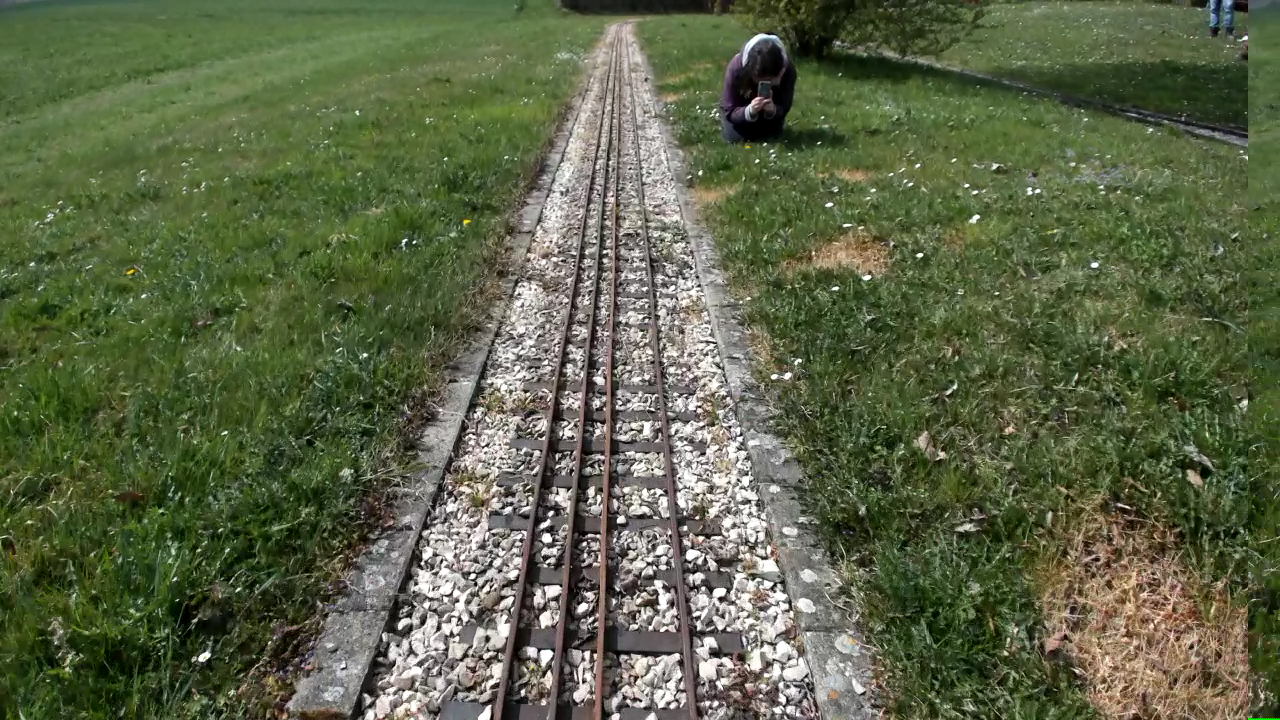
%> input picture DriversDeskView7.png, 1280 x 720 px
$ octave TrackDetection.m   (GNU Octave 9; MATLAB toolbox functions it lacks are replaced by stand-ins)
%> lines starting %> are read from the running program, lines starting %| are printed output that depends on the picture; in (x1, y1, x2, y2) boxes, pixels count from 0 and x2, y2 are one past the last pixel; in counts of white or black regions, pixels touching at a corner belong together; the program's own positions count from 1
clear all
close all
clc

filename = 'DriversDeskView7.png';
In = imread(filename);
%> In is the input picture: size 720x1280x3 uint8; mean R, G, B 91.3, 100, 70.5

tic
I = rgb2gray(In);
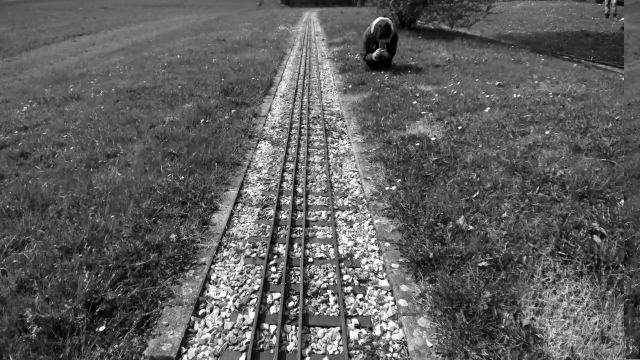
%> I: size 720x1280 uint8 (shown at 1/2 size); min 0, max 255, mean 94
I = (I(1:end,1:1200));
%> I: size 720x1200 uint8
Io = I;
I = imgaussfilt(I,5);
I(find(I > 150)) = 0;
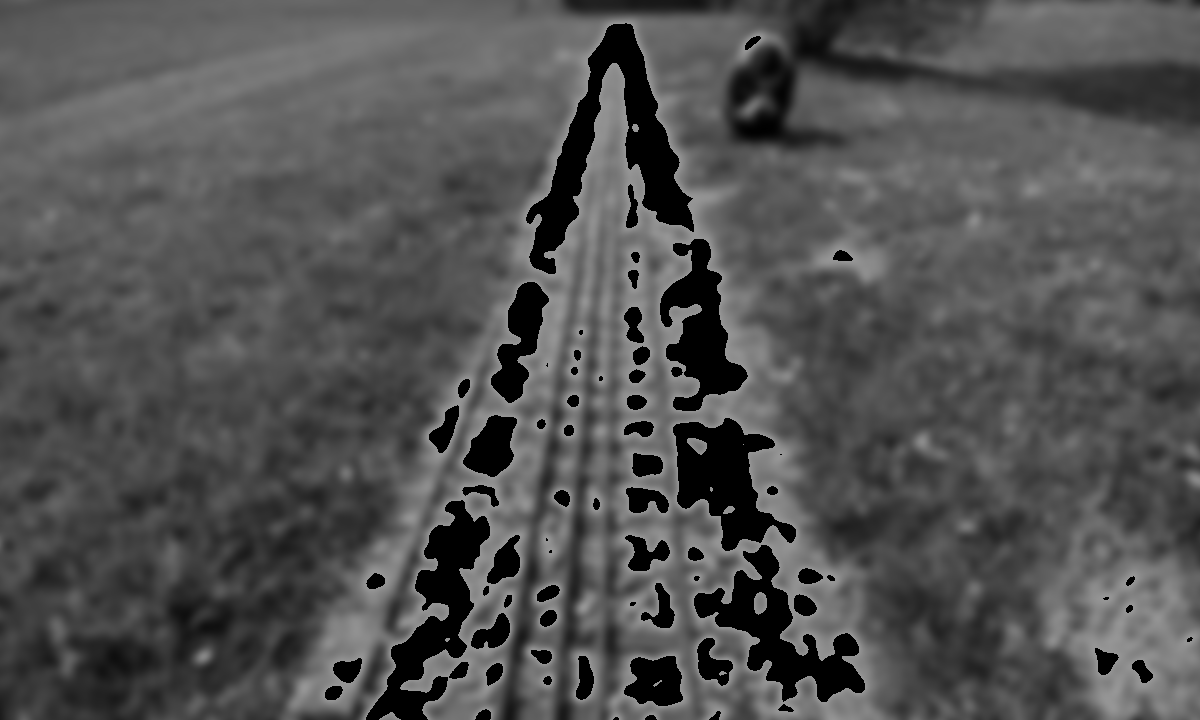
%> I: size 720x1200 uint8; min 0, max 150, mean 81.5
I = 255-I;
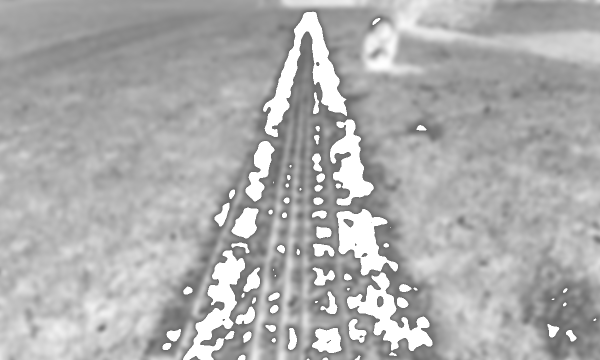
%> I: size 720x1200 uint8 (shown at 1/2 size); min 105, max 255, mean 173.5

E = edge(I, 'canny');
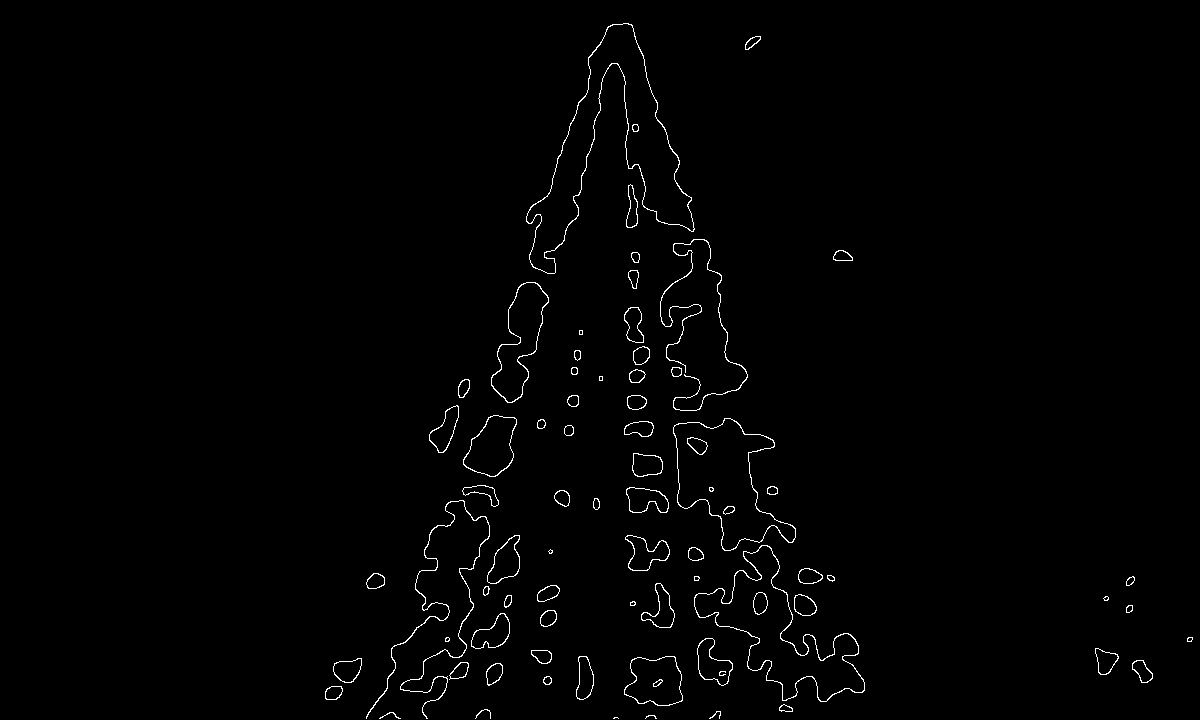
%> E: size 720x1200 logical; 1.1% white in thin lines or dots, all inside (x1, y1, x2, y2) = (325, 23, 1193, 719)

[H,T,R] = hough(E, 'Theta', -10:0.5:10);
%> T = 41 values from -10 to 10; R = 2799 values from -1399 to 1399

P  = houghpeaks(H,2,'threshold',ceil(0.2*max(H(:))), 'NHoodSize', 41*[1, 1]);
%> P = [2019 16; 2052 15]
x = T(P(:,2)); y = R(P(:,1));
%> after `x = T(P(:,2))`: x = [-2.5 -3]
%> after `y = R(P(:,1))`: y = [619 652]
lines = houghlines(I,T,R,P,'FillGap',5,'MinLength',7);
%> lines = 2 lines; point1 to point2 (x, y): (654, 1) to (692, 720), (621, 1) to (652, 720)
toc

figure
subplot(221)
imshow(I)
subplot(222)
imagesc(E)
subplot(223)
imagesc(T, R, H)
hold on
plot(x,y,'s','color','red');
subplot(224)
imshow(In), hold on
max_len = 0;
XY = [];
for k = 1:length(lines)
   xy = [lines(k).point1; lines(k).point2];
   plot(xy(:,1),xy(:,2),'LineWidth',5,'Color','blue');
    XY = [XY; xy];

   % Determine the endpoints of the longest line segment
   len = norm(lines(k).point1 - lines(k).point2);
   if ( len > max_len)
      max_len = len;
      xy_long = xy;
   end
end
%> this loop made 2 passes
%> (len, max_len, xy_long) on pass 1: (719.7, 719.7, [621 1; 652 720])
XYsave = XY;
%> XYsave = [621 1; 652 720; 654 1; 692 720]
XY = sortrows(XY);
XY(2,1) = XY(1,1) + (XY(2,1) - XY(1,1))*2/3;
XY(2,2) = XY(1,2)*1/3;
XY(3,1) = XY(4,1) + (XY(3,1) - XY(4,1))*2/3;
XY(3,2) = XY(4,2)*1/3;
% Plot beginnings and ends of lines
%plot(xy(1,1),xy(1,2),'x','LineWidth',2,'Color','yellow');
%plot(xy(2,1),xy(2,2),'x','LineWidth',2,'Color','red');
f = fill(XY(:,1), XY(:,2), 'r');
alpha(f, 0.75)
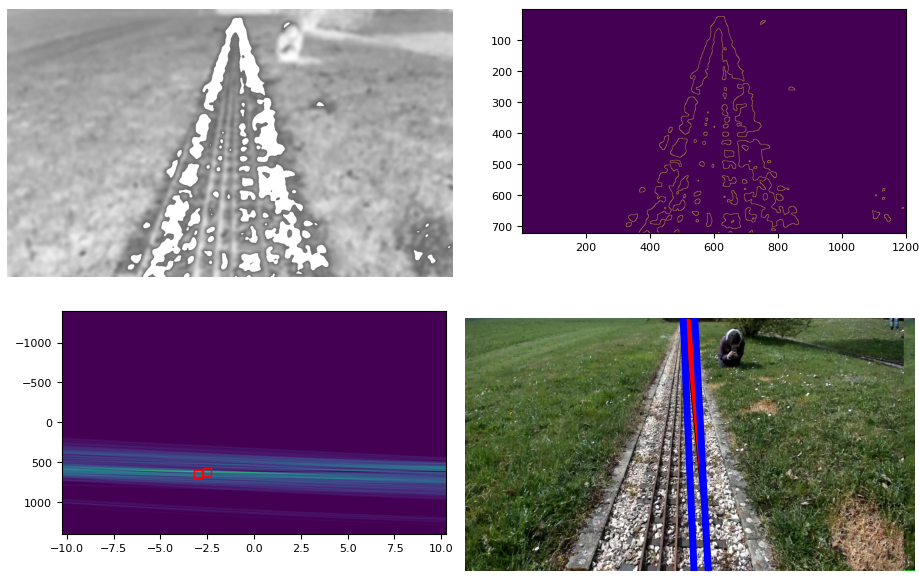
%> figure redrawn from the program's plot data, 4 panels
%Find people
%> (the run ends here)

$ run again, with DriversDeskView2.png copied over DriversDeskView7.png
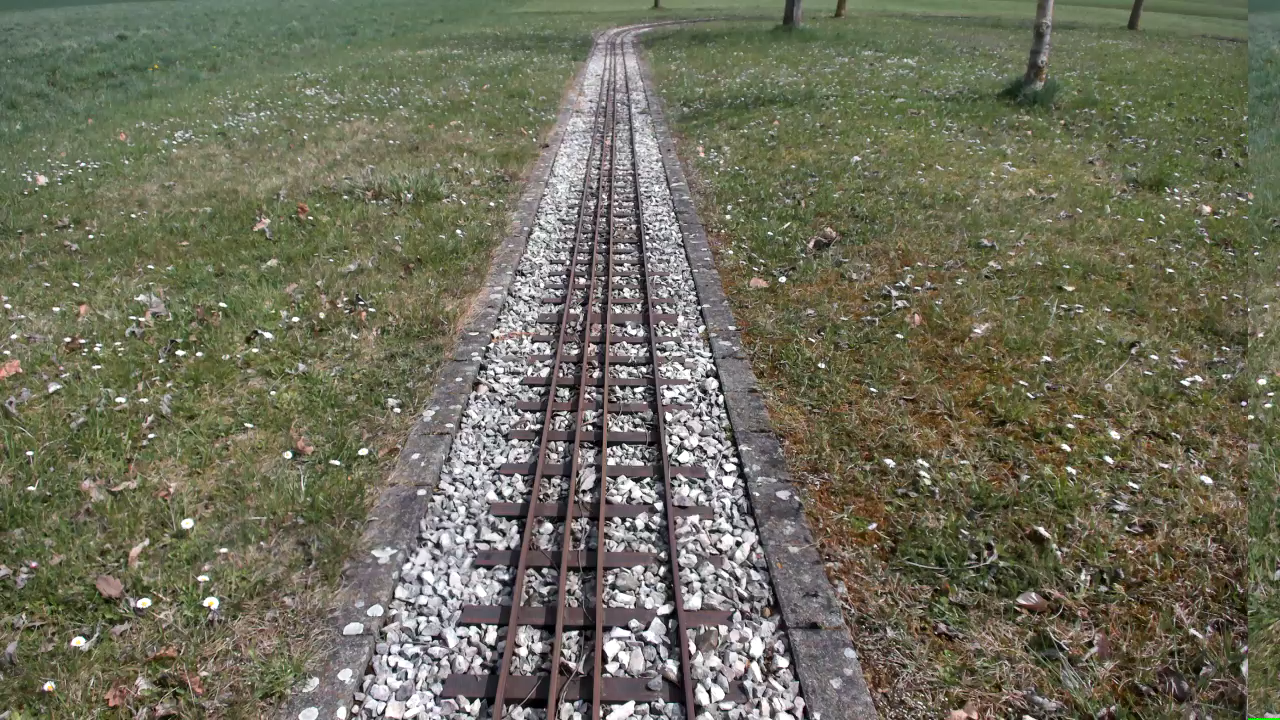
%> input picture DriversDeskView2.png, 1280 x 720 px
%> In is the input picture: size 720x1280x3 uint8; mean R, G, B 109.6, 109, 90.3
%> `E = edge(I, 'canny');`:
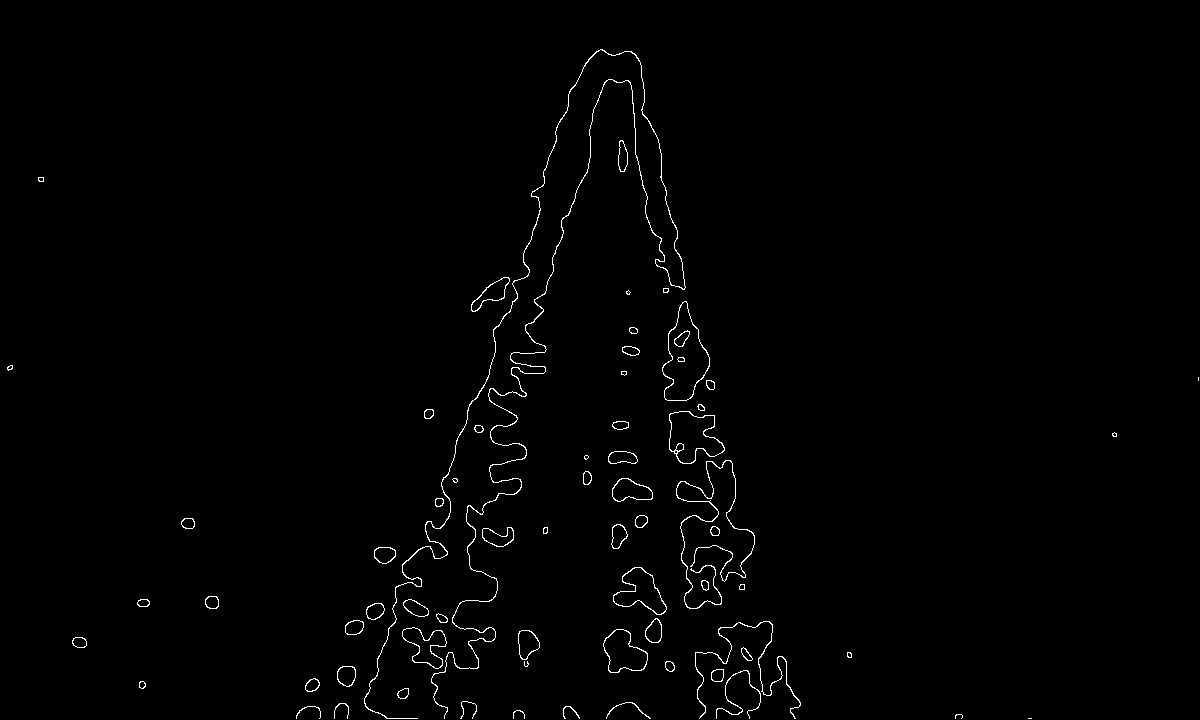
%> E: size 720x1200 logical; 0.94% white in thin lines or dots
%> T = 41 values from -10 to 10; R = 2799 values from -1399 to 1399
%> P = [2017 8; 2038 5]
%> x = [-6.5 -8]
%> y = [617 638]
%> lines = 2 lines; point1 to point2 (x, y): (645, 1) to (746, 720), (622, 1) to (704, 720)
%> the loop `for k = 1:length(lines)` made 2 passes
%> (len, max_len, xy_long) on pass 1: (723.7, 723.7, [622 1; 704 720])
%> XYsave = [622 1; 704 720; 645 1; 746 720]
%> `XY = sortrows(XY);`: XY = [622 1; 645 1; 704 720; 746 720]
%> `alpha(f, 0.75)`:
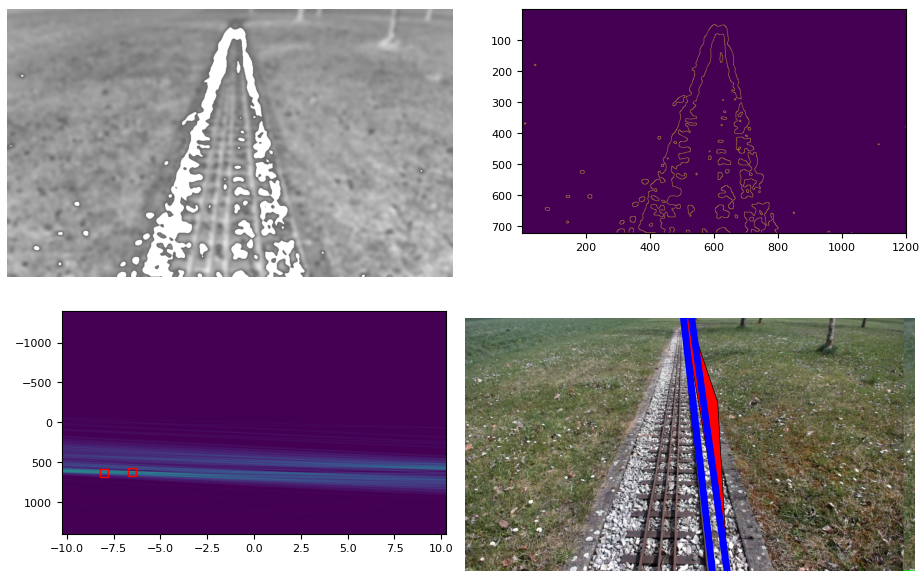
%> figure redrawn from the program's plot data, 4 panels

$ run again, with DriversDeskView3.png copied over DriversDeskView7.png
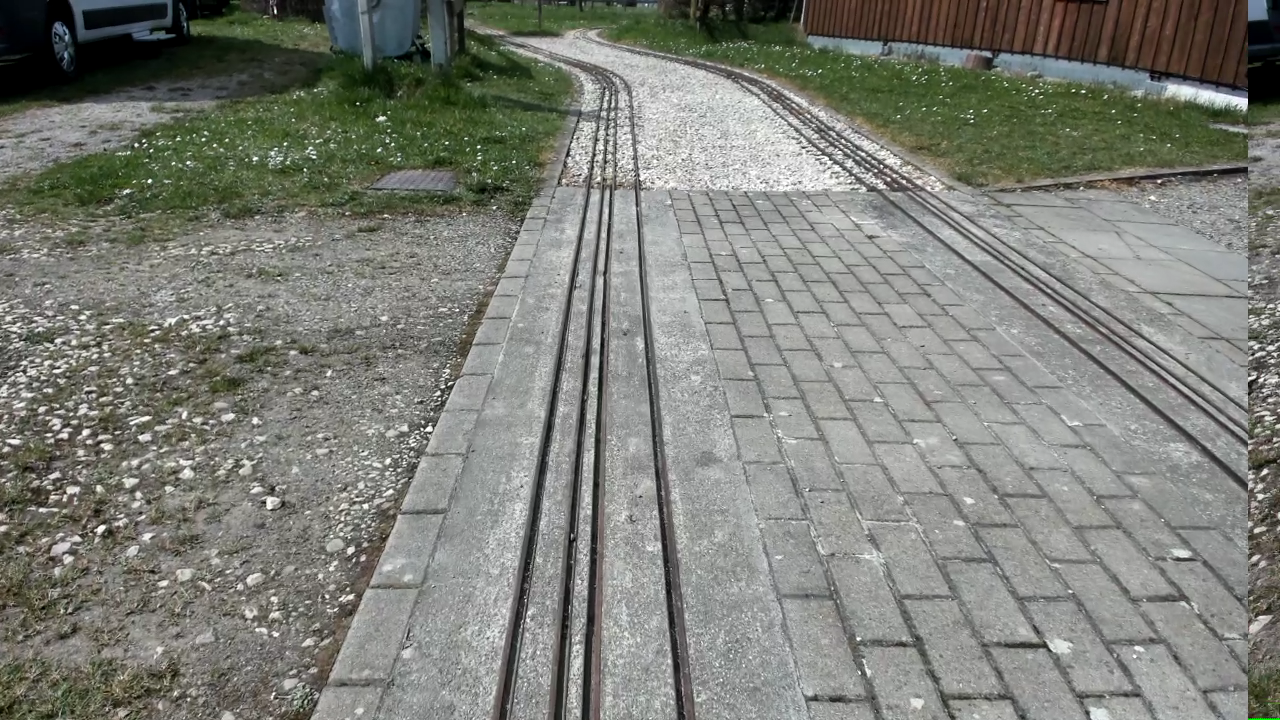
%> input picture DriversDeskView3.png, 1280 x 720 px
%> In is the input picture: size 720x1280x3 uint8; mean R, G, B 125.3, 127.4, 120
%> `E = edge(I, 'canny');`:
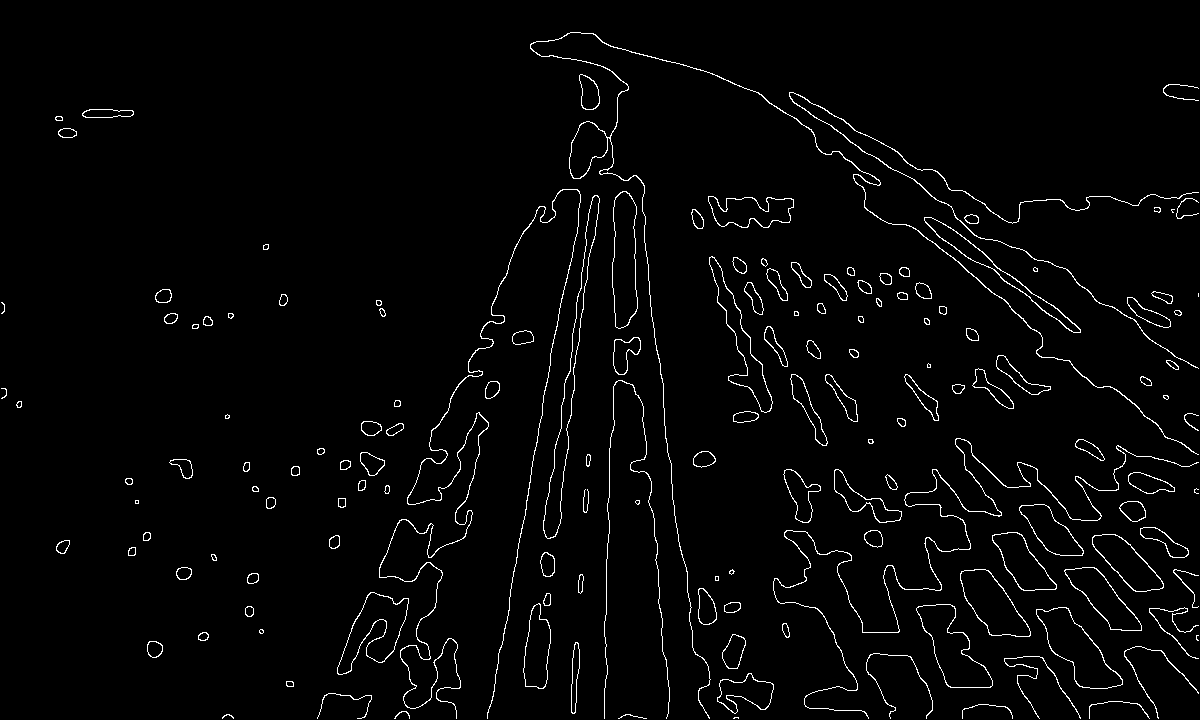
%> E: size 720x1200 logical; 2.4% white in thin lines or dots
%> T = 41 values from -10 to 10; R = 2799 values from -1399 to 1399
%> P = [2005 41; 2026 25]
%> x = [10 2]
%> y = [605 626]
%> lines = 25 lines; longest, point1 to point2 (x, y): (603, 685) to (603, 713), (605, 628) to (605, 656), (606, 599) to (606, 627), (608, 542) to (608, 570), (610, 485) to (610, 513), (611, 456) to (611, 484)
%> the loop `for k = 1:length(lines)` made 25 passes
%> (len, max_len, xy_long) on pass 1: (28, 28, [603 685; 603 713])
%> after the loop `for k = 1:length(lines)`: XY = 50 rows, first 12: [603 685; 603 713; 604 657; 604 684; 605 628; 605 656; 606 599; 606 627; 607 571; 607 598; 608 542; 608 570]
%> XYsave has the same summary as XY
%> `alpha(f, 0.75)`:
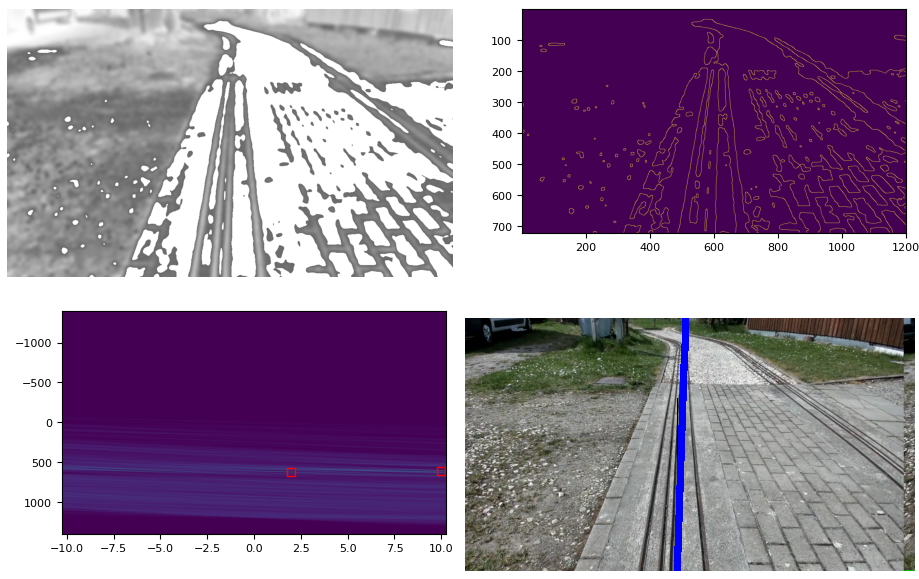
%> figure redrawn from the program's plot data, 4 panels
